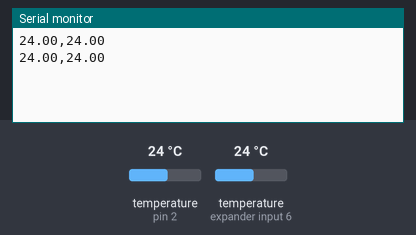
A sketch run on a simulated Arduino Uno, built with avr-gcc and run on an emulated ATmega328P. On the bench: the last lines printed to the serial monitor. The inputs (shaded band) are chosen by the test bench; at power-on: temperature (sensors on pin 2, expander input 6) 24 °C.

Above: at 3.3 s.
3.4 s: temperature (sensor on pin 2) set to 12 °C
At 5.5 s:
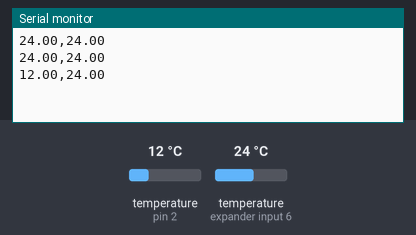
5.9 s: temperature (sensor on expander input 6) set to 12 °C
At 7.3 s:
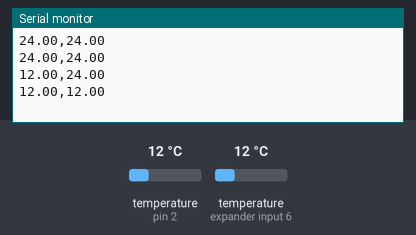
8.4 s: temperature (sensor on pin 2) set to 19 °C
At 10.6 s:
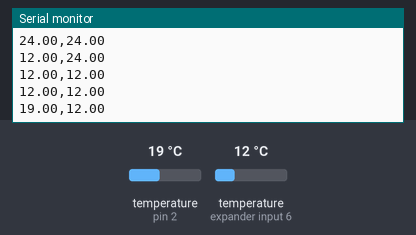
10.9 s: temperature (sensor on expander input 6) set to 19 °C
At 12.4 s:
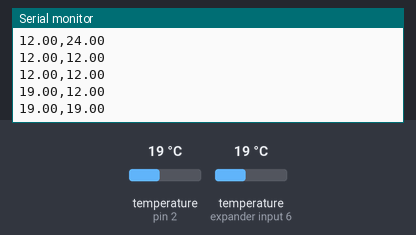
Timing chart, 0 to 13.9 s (numbered marks = the images above; inputs shaded):
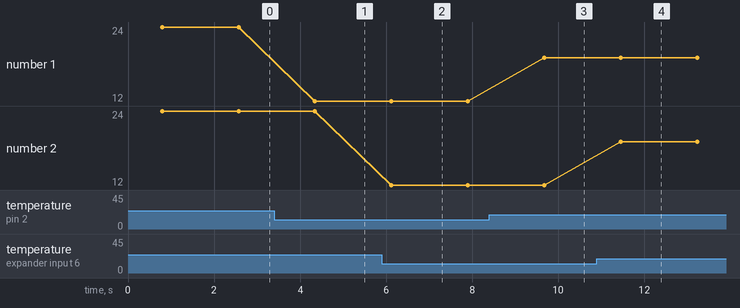

Measured:
- after the input at 3.4 s, the serial monitor: prints a new line after 0.95 s (image 1)
- after the input at 5.9 s, the serial monitor: prints a new line after 0.22 s (image 2)
- after the input at 8.4 s, the serial monitor: prints a new line after 1.3 s (image 3)
- after the input at 10.9 s, the serial monitor: prints a new line after 0.55 s (image 4)
- plotted number 1: 24 → 12 after the input at 3.4 s, 12 → 19 after the input at 8.4 s

The sketch:

arduino_code.ino
```cpp
#include <OneWire.h>
#include <DallasTemperature.h>

// Data wire is plugged into digital pin 2
#define ONE_WIRE_BUS 2

// Setup a oneWire instance to communicate with any OneWire devices
OneWire oneWire(ONE_WIRE_BUS);

// Pass our oneWire reference to Dallas Temperature.
DallasTemperature sensors(&oneWire);

void setup() {
  // Start serial communication for debugging purposes
  Serial.begin(9600);
  // Start up the library
  sensors.begin();
}

void loop() {
  // Request temperatures from sensors
  sensors.requestTemperatures();

  // Get temperature from sensor 1
  float temp1 = sensors.getTempCByIndex(0);
  // Get temperature from sensor 2
  float temp2 = sensors.getTempCByIndex(1);

  // Send temperatures over serial
  Serial.print(temp1);
  Serial.print(",");
  Serial.println(temp2);

  // Wait 1 second before repeating the loop
  delay(1000);
}
```
